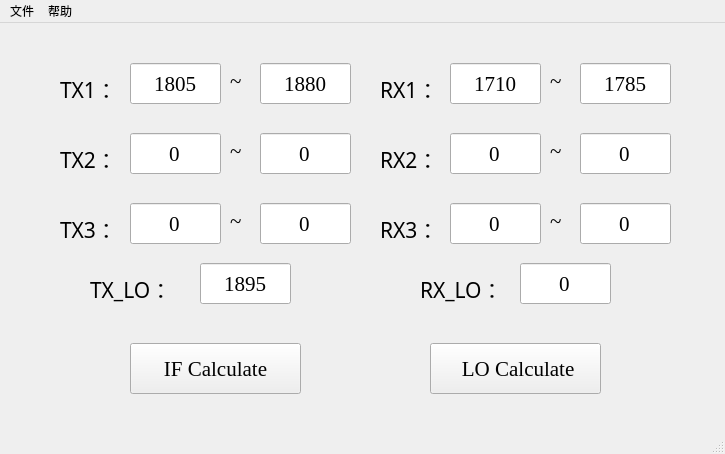
<?xml version="1.0" encoding="UTF-8"?>
<ui version="4.0">
 <class>MainWindow</class>
 <widget class="QMainWindow" name="MainWindow">
  <property name="geometry">
   <rect>
    <x>0</x>
    <y>0</y>
    <width>725</width>
    <height>454</height>
   </rect>
  </property>
  <property name="windowTitle">
   <string>MainWindow</string>
  </property>
  <widget class="QWidget" name="centralwidget">
   <widget class="QLabel" name="label_14">
    <property name="geometry">
     <rect>
      <x>420</x>
      <y>250</y>
      <width>101</width>
      <height>31</height>
     </rect>
    </property>
    <property name="font">
     <font>
      <family>微软雅黑</family>
      <pointsize>16</pointsize>
     </font>
    </property>
    <property name="text">
     <string>RX_LO：</string>
    </property>
   </widget>
   <widget class="QLabel" name="label_10">
    <property name="geometry">
     <rect>
      <x>380</x>
      <y>120</y>
      <width>71</width>
      <height>31</height>
     </rect>
    </property>
    <property name="font">
     <font>
      <family>微软雅黑</family>
      <pointsize>16</pointsize>
     </font>
    </property>
    <property name="text">
     <string>RX2：</string>
    </property>
   </widget>
   <widget class="QLabel" name="label_3">
    <property name="geometry">
     <rect>
      <x>230</x>
      <y>50</y>
      <width>31</width>
      <height>16</height>
     </rect>
    </property>
    <property name="font">
     <font>
      <family>Times New Roman</family>
      <pointsize>16</pointsize>
     </font>
    </property>
    <property name="text">
     <string>~</string>
    </property>
   </widget>
   <widget class="QLabel" name="label_2">
    <property name="geometry">
     <rect>
      <x>60</x>
      <y>120</y>
      <width>71</width>
      <height>31</height>
     </rect>
    </property>
    <property name="font">
     <font>
      <family>微软雅黑</family>
      <pointsize>16</pointsize>
     </font>
    </property>
    <property name="text">
     <string>TX2：</string>
    </property>
   </widget>
   <widget class="QLineEdit" name="lineEdit_10">
    <property name="geometry">
     <rect>
      <x>450</x>
      <y>40</y>
      <width>91</width>
      <height>41</height>
     </rect>
    </property>
    <property name="font">
     <font>
      <family>Times New Roman</family>
      <pointsize>16</pointsize>
      <weight>50</weight>
      <bold>false</bold>
     </font>
    </property>
    <property name="toolTipDuration">
     <number>-1</number>
    </property>
    <property name="text">
     <string>1710</string>
    </property>
    <property name="frame">
     <bool>true</bool>
    </property>
    <property name="alignment">
     <set>Qt::AlignCenter</set>
    </property>
   </widget>
   <widget class="QLineEdit" name="lineEdit_7">
    <property name="geometry">
     <rect>
      <x>580</x>
      <y>110</y>
      <width>91</width>
      <height>41</height>
     </rect>
    </property>
    <property name="font">
     <font>
      <family>Times New Roman</family>
      <pointsize>16</pointsize>
      <weight>50</weight>
      <bold>false</bold>
     </font>
    </property>
    <property name="toolTipDuration">
     <number>-1</number>
    </property>
    <property name="text">
     <string>0</string>
    </property>
    <property name="frame">
     <bool>true</bool>
    </property>
    <property name="alignment">
     <set>Qt::AlignCenter</set>
    </property>
   </widget>
   <widget class="QLabel" name="label_4">
    <property name="geometry">
     <rect>
      <x>230</x>
      <y>120</y>
      <width>31</width>
      <height>16</height>
     </rect>
    </property>
    <property name="font">
     <font>
      <family>Times New Roman</family>
      <pointsize>16</pointsize>
     </font>
    </property>
    <property name="text">
     <string>~</string>
    </property>
   </widget>
   <widget class="QPushButton" name="pushButton">
    <property name="geometry">
     <rect>
      <x>430</x>
      <y>320</y>
      <width>171</width>
      <height>51</height>
     </rect>
    </property>
    <property name="font">
     <font>
      <family>Times New Roman</family>
      <pointsize>16</pointsize>
     </font>
    </property>
    <property name="text">
     <string> LO Calculate</string>
    </property>
    <property name="autoRepeatInterval">
     <number>101</number>
    </property>
   </widget>
   <widget class="QLineEdit" name="lineEdit_4">
    <property name="geometry">
     <rect>
      <x>260</x>
      <y>110</y>
      <width>91</width>
      <height>41</height>
     </rect>
    </property>
    <property name="font">
     <font>
      <family>Times New Roman</family>
      <pointsize>16</pointsize>
      <weight>50</weight>
      <bold>false</bold>
     </font>
    </property>
    <property name="toolTipDuration">
     <number>-1</number>
    </property>
    <property name="text">
     <string>0</string>
    </property>
    <property name="frame">
     <bool>true</bool>
    </property>
    <property name="alignment">
     <set>Qt::AlignCenter</set>
    </property>
   </widget>
   <widget class="QLabel" name="label_13">
    <property name="geometry">
     <rect>
      <x>550</x>
      <y>50</y>
      <width>31</width>
      <height>16</height>
     </rect>
    </property>
    <property name="font">
     <font>
      <family>Times New Roman</family>
      <pointsize>16</pointsize>
     </font>
    </property>
    <property name="text">
     <string>~</string>
    </property>
   </widget>
   <widget class="QLineEdit" name="lineEdit_8">
    <property name="geometry">
     <rect>
      <x>450</x>
      <y>180</y>
      <width>91</width>
      <height>41</height>
     </rect>
    </property>
    <property name="font">
     <font>
      <family>Times New Roman</family>
      <pointsize>16</pointsize>
      <weight>50</weight>
      <bold>false</bold>
     </font>
    </property>
    <property name="toolTipDuration">
     <number>-1</number>
    </property>
    <property name="text">
     <string>0</string>
    </property>
    <property name="frame">
     <bool>true</bool>
    </property>
    <property name="alignment">
     <set>Qt::AlignCenter</set>
    </property>
   </widget>
   <widget class="QLabel" name="label_12">
    <property name="geometry">
     <rect>
      <x>550</x>
      <y>190</y>
      <width>31</width>
      <height>16</height>
     </rect>
    </property>
    <property name="font">
     <font>
      <family>Times New Roman</family>
      <pointsize>16</pointsize>
     </font>
    </property>
    <property name="text">
     <string>~</string>
    </property>
   </widget>
   <widget class="QLabel" name="label_7">
    <property name="geometry">
     <rect>
      <x>230</x>
      <y>190</y>
      <width>31</width>
      <height>16</height>
     </rect>
    </property>
    <property name="font">
     <font>
      <family>Times New Roman</family>
      <pointsize>16</pointsize>
     </font>
    </property>
    <property name="text">
     <string>~</string>
    </property>
   </widget>
   <widget class="QLineEdit" name="lineEdit_9">
    <property name="geometry">
     <rect>
      <x>580</x>
      <y>180</y>
      <width>91</width>
      <height>41</height>
     </rect>
    </property>
    <property name="font">
     <font>
      <family>Times New Roman</family>
      <pointsize>16</pointsize>
      <weight>50</weight>
      <bold>false</bold>
     </font>
    </property>
    <property name="toolTipDuration">
     <number>-1</number>
    </property>
    <property name="text">
     <string>0</string>
    </property>
    <property name="frame">
     <bool>true</bool>
    </property>
    <property name="alignment">
     <set>Qt::AlignCenter</set>
    </property>
   </widget>
   <widget class="QLineEdit" name="lineEdit_2">
    <property name="geometry">
     <rect>
      <x>260</x>
      <y>40</y>
      <width>91</width>
      <height>41</height>
     </rect>
    </property>
    <property name="font">
     <font>
      <family>Times New Roman</family>
      <pointsize>16</pointsize>
      <weight>50</weight>
      <bold>false</bold>
     </font>
    </property>
    <property name="toolTipDuration">
     <number>-1</number>
    </property>
    <property name="text">
     <string>1880</string>
    </property>
    <property name="frame">
     <bool>true</bool>
    </property>
    <property name="alignment">
     <set>Qt::AlignCenter</set>
    </property>
   </widget>
   <widget class="QLabel" name="label_11">
    <property name="geometry">
     <rect>
      <x>380</x>
      <y>190</y>
      <width>71</width>
      <height>31</height>
     </rect>
    </property>
    <property name="font">
     <font>
      <family>微软雅黑</family>
      <pointsize>16</pointsize>
     </font>
    </property>
    <property name="text">
     <string>RX3：</string>
    </property>
   </widget>
   <widget class="QLineEdit" name="lineEdit_13">
    <property name="geometry">
     <rect>
      <x>200</x>
      <y>240</y>
      <width>91</width>
      <height>41</height>
     </rect>
    </property>
    <property name="font">
     <font>
      <family>Times New Roman</family>
      <pointsize>16</pointsize>
      <weight>50</weight>
      <bold>false</bold>
     </font>
    </property>
    <property name="toolTipDuration">
     <number>-1</number>
    </property>
    <property name="text">
     <string>1895</string>
    </property>
    <property name="frame">
     <bool>true</bool>
    </property>
    <property name="alignment">
     <set>Qt::AlignCenter</set>
    </property>
   </widget>
   <widget class="QLabel" name="label_8">
    <property name="geometry">
     <rect>
      <x>380</x>
      <y>50</y>
      <width>71</width>
      <height>31</height>
     </rect>
    </property>
    <property name="font">
     <font>
      <family>微软雅黑</family>
      <pointsize>16</pointsize>
     </font>
    </property>
    <property name="text">
     <string>RX1：</string>
    </property>
   </widget>
   <widget class="QLineEdit" name="lineEdit_6">
    <property name="geometry">
     <rect>
      <x>260</x>
      <y>180</y>
      <width>91</width>
      <height>41</height>
     </rect>
    </property>
    <property name="font">
     <font>
      <family>Times New Roman</family>
      <pointsize>16</pointsize>
      <weight>50</weight>
      <bold>false</bold>
     </font>
    </property>
    <property name="toolTipDuration">
     <number>-1</number>
    </property>
    <property name="text">
     <string>0</string>
    </property>
    <property name="frame">
     <bool>true</bool>
    </property>
    <property name="alignment">
     <set>Qt::AlignCenter</set>
    </property>
   </widget>
   <widget class="QLineEdit" name="lineEdit">
    <property name="geometry">
     <rect>
      <x>130</x>
      <y>40</y>
      <width>91</width>
      <height>41</height>
     </rect>
    </property>
    <property name="font">
     <font>
      <family>Times New Roman</family>
      <pointsize>16</pointsize>
      <weight>50</weight>
      <bold>false</bold>
     </font>
    </property>
    <property name="toolTipDuration">
     <number>-1</number>
    </property>
    <property name="text">
     <string>1805</string>
    </property>
    <property name="frame">
     <bool>true</bool>
    </property>
    <property name="alignment">
     <set>Qt::AlignCenter</set>
    </property>
   </widget>
   <widget class="QLineEdit" name="lineEdit_11">
    <property name="geometry">
     <rect>
      <x>580</x>
      <y>40</y>
      <width>91</width>
      <height>41</height>
     </rect>
    </property>
    <property name="font">
     <font>
      <family>Times New Roman</family>
      <pointsize>16</pointsize>
      <weight>50</weight>
      <bold>false</bold>
     </font>
    </property>
    <property name="toolTipDuration">
     <number>-1</number>
    </property>
    <property name="text">
     <string>1785</string>
    </property>
    <property name="frame">
     <bool>true</bool>
    </property>
    <property name="alignment">
     <set>Qt::AlignCenter</set>
    </property>
   </widget>
   <widget class="QLabel" name="label_9">
    <property name="geometry">
     <rect>
      <x>550</x>
      <y>120</y>
      <width>31</width>
      <height>16</height>
     </rect>
    </property>
    <property name="font">
     <font>
      <family>Times New Roman</family>
      <pointsize>16</pointsize>
     </font>
    </property>
    <property name="text">
     <string>~</string>
    </property>
   </widget>
   <widget class="QLineEdit" name="lineEdit_14">
    <property name="geometry">
     <rect>
      <x>520</x>
      <y>240</y>
      <width>91</width>
      <height>41</height>
     </rect>
    </property>
    <property name="font">
     <font>
      <family>Times New Roman</family>
      <pointsize>16</pointsize>
      <weight>50</weight>
      <bold>false</bold>
     </font>
    </property>
    <property name="toolTipDuration">
     <number>-1</number>
    </property>
    <property name="text">
     <string>0</string>
    </property>
    <property name="frame">
     <bool>true</bool>
    </property>
    <property name="alignment">
     <set>Qt::AlignCenter</set>
    </property>
   </widget>
   <widget class="QLineEdit" name="lineEdit_12">
    <property name="geometry">
     <rect>
      <x>450</x>
      <y>110</y>
      <width>91</width>
      <height>41</height>
     </rect>
    </property>
    <property name="font">
     <font>
      <family>Times New Roman</family>
      <pointsize>16</pointsize>
      <weight>50</weight>
      <bold>false</bold>
     </font>
    </property>
    <property name="toolTipDuration">
     <number>-1</number>
    </property>
    <property name="text">
     <string>0</string>
    </property>
    <property name="frame">
     <bool>true</bool>
    </property>
    <property name="alignment">
     <set>Qt::AlignCenter</set>
    </property>
   </widget>
   <widget class="QLabel" name="label_6">
    <property name="geometry">
     <rect>
      <x>60</x>
      <y>190</y>
      <width>71</width>
      <height>31</height>
     </rect>
    </property>
    <property name="font">
     <font>
      <family>微软雅黑</family>
      <pointsize>16</pointsize>
     </font>
    </property>
    <property name="text">
     <string>TX3：</string>
    </property>
   </widget>
   <widget class="QLabel" name="label_5">
    <property name="geometry">
     <rect>
      <x>90</x>
      <y>250</y>
      <width>101</width>
      <height>31</height>
     </rect>
    </property>
    <property name="font">
     <font>
      <family>微软雅黑</family>
      <pointsize>16</pointsize>
     </font>
    </property>
    <property name="text">
     <string>TX_LO：</string>
    </property>
   </widget>
   <widget class="QLineEdit" name="lineEdit_5">
    <property name="geometry">
     <rect>
      <x>130</x>
      <y>180</y>
      <width>91</width>
      <height>41</height>
     </rect>
    </property>
    <property name="font">
     <font>
      <family>Times New Roman</family>
      <pointsize>16</pointsize>
      <weight>50</weight>
      <bold>false</bold>
     </font>
    </property>
    <property name="toolTipDuration">
     <number>-1</number>
    </property>
    <property name="text">
     <string>0</string>
    </property>
    <property name="frame">
     <bool>true</bool>
    </property>
    <property name="alignment">
     <set>Qt::AlignCenter</set>
    </property>
   </widget>
   <widget class="QLineEdit" name="lineEdit_3">
    <property name="geometry">
     <rect>
      <x>130</x>
      <y>110</y>
      <width>91</width>
      <height>41</height>
     </rect>
    </property>
    <property name="font">
     <font>
      <family>Times New Roman</family>
      <pointsize>16</pointsize>
      <weight>50</weight>
      <bold>false</bold>
     </font>
    </property>
    <property name="toolTipDuration">
     <number>-1</number>
    </property>
    <property name="text">
     <string>0</string>
    </property>
    <property name="frame">
     <bool>true</bool>
    </property>
    <property name="alignment">
     <set>Qt::AlignCenter</set>
    </property>
   </widget>
   <widget class="QLabel" name="label">
    <property name="geometry">
     <rect>
      <x>60</x>
      <y>50</y>
      <width>71</width>
      <height>31</height>
     </rect>
    </property>
    <property name="font">
     <font>
      <family>微软雅黑</family>
      <pointsize>16</pointsize>
     </font>
    </property>
    <property name="text">
     <string>TX1：</string>
    </property>
   </widget>
   <widget class="QPushButton" name="pushButton_2">
    <property name="geometry">
     <rect>
      <x>130</x>
      <y>320</y>
      <width>171</width>
      <height>51</height>
     </rect>
    </property>
    <property name="font">
     <font>
      <family>Times New Roman</family>
      <pointsize>16</pointsize>
     </font>
    </property>
    <property name="text">
     <string>IF Calculate</string>
    </property>
    <property name="autoRepeatInterval">
     <number>101</number>
    </property>
   </widget>
  </widget>
  <widget class="QMenuBar" name="menubar">
   <property name="geometry">
    <rect>
     <x>0</x>
     <y>0</y>
     <width>725</width>
     <height>26</height>
    </rect>
   </property>
   <widget class="QMenu" name="menu">
    <property name="title">
     <string>文件</string>
    </property>
    <addaction name="separator"/>
    <addaction name="actionQuit"/>
   </widget>
   <widget class="QMenu" name="menu_2">
    <property name="title">
     <string>帮助</string>
    </property>
    <addaction name="actionshuoming"/>
   </widget>
   <addaction name="menu"/>
   <addaction name="menu_2"/>
  </widget>
  <widget class="QStatusBar" name="statusbar"/>
  <action name="actionQuit">
   <property name="text">
    <string>退出</string>
   </property>
  </action>
  <action name="actionshuoming">
   <property name="text">
    <string>说明</string>
   </property>
  </action>
 </widget>
 <resources/>
 <connections/>
</ui>
